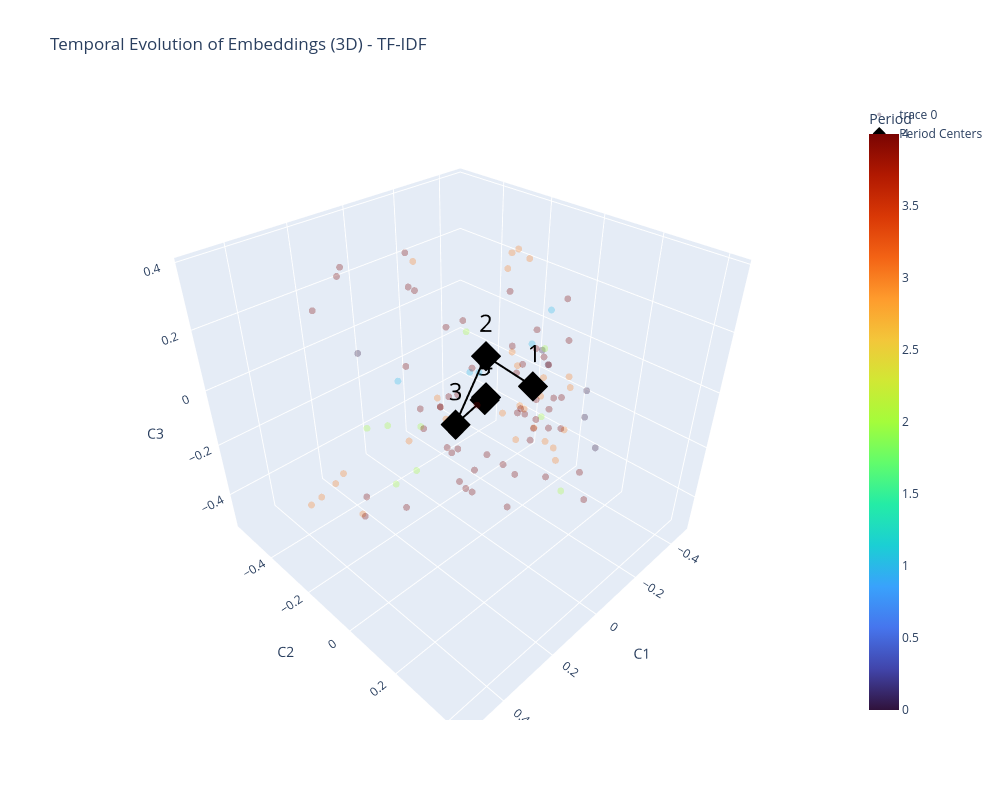
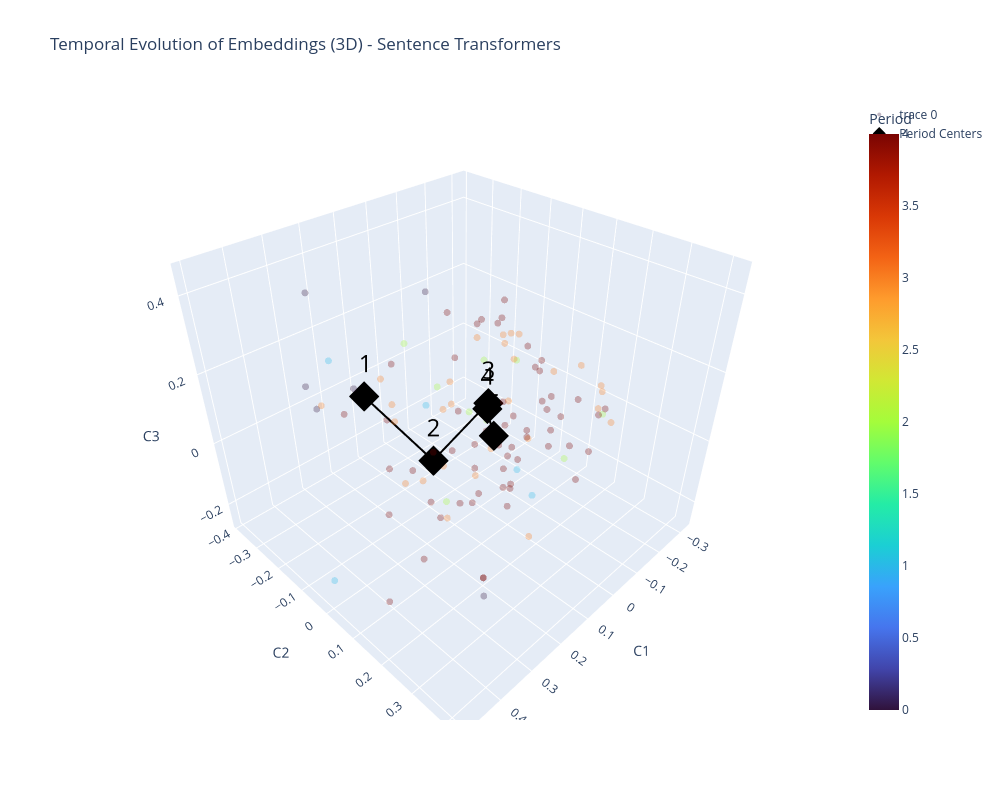
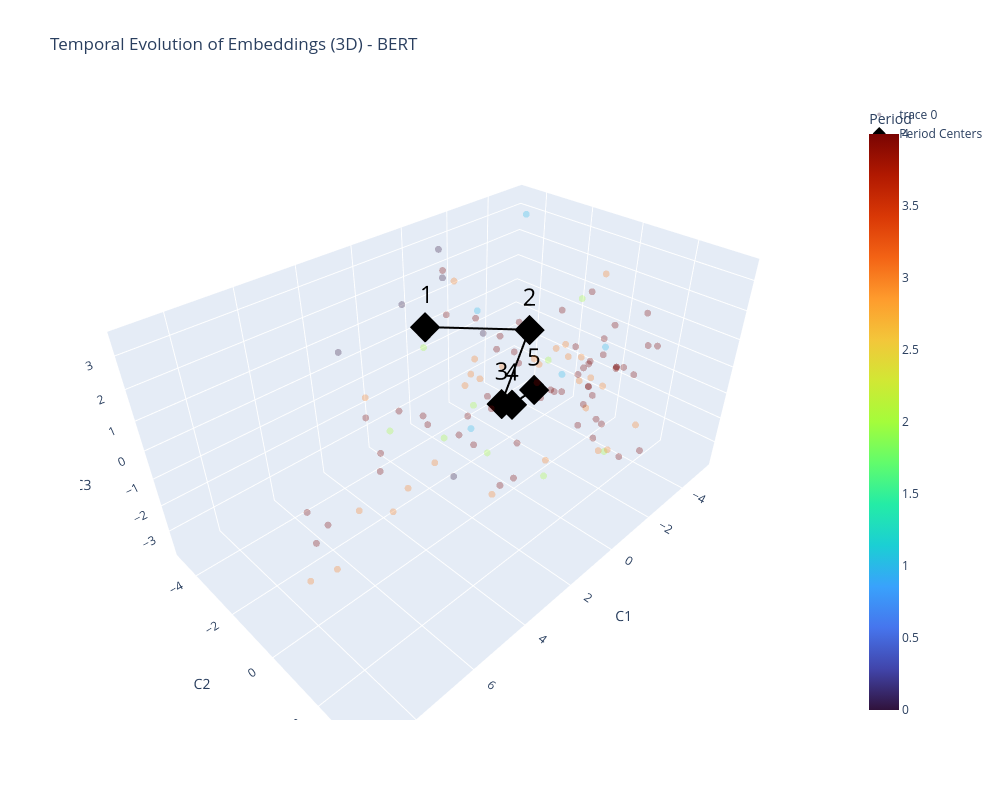
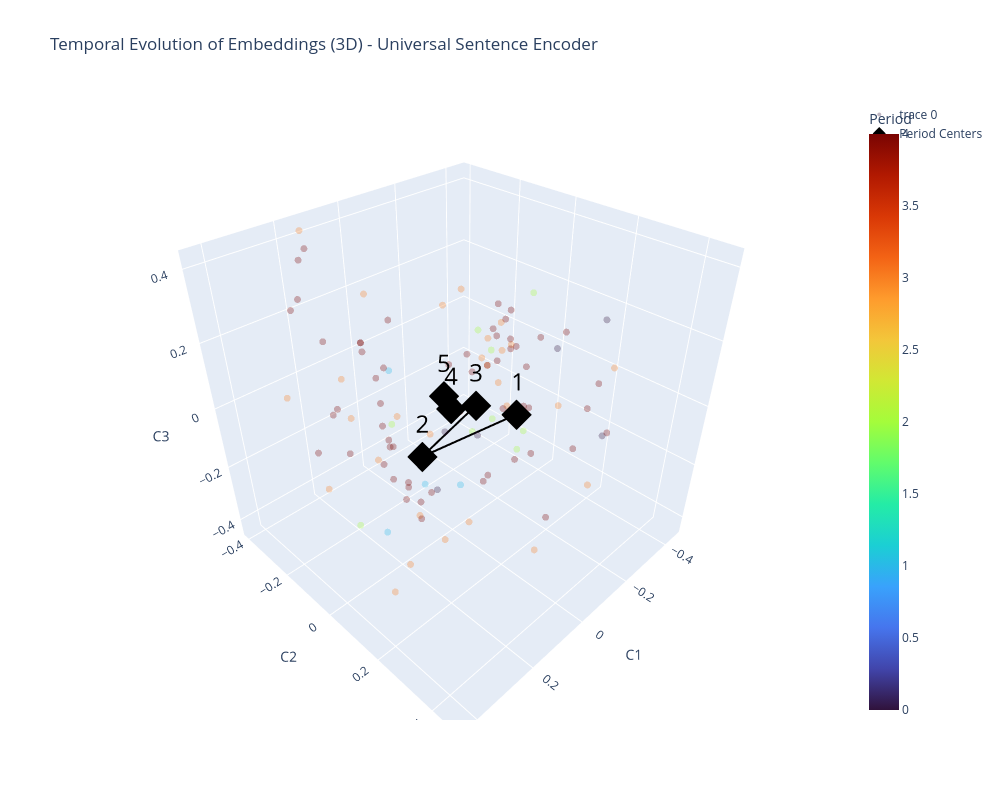

Write notebook code for charts like these, in order.
### Code cell
import numpy as np
import pandas as pd
import plotly.graph_objects as go
from sklearn.decomposition import PCA

# Assume embedding_methods is a dict: {method_name: embeddings}
# and years is your array of years (same length as each embedding array)

for method_name, embeddings in embedding_methods.items():
    # 1. Reduce to 3D (PCA, but you can swap in UMAP if you want)
    pca = PCA(n_components=3)
    embeddings_3d = pca.fit_transform(embeddings)
    
    # 2. Assign period labels (fifths)
    unique_years = sorted(np.unique(years))
    if len(unique_years) >= 5:
        fifth_size = len(unique_years) // 5
        periods = [
            unique_years[:fifth_size],
            unique_years[fifth_size:2*fifth_size],
            unique_years[2*fifth_size:3*fifth_size],
            unique_years[3*fifth_size:4*fifth_size],
            unique_years[4*fifth_size:]
        ]
    else:
        periods = [[year] for year in unique_years]

    period_for_point = []
    for i, period_years in enumerate(periods):
        period_for_point.extend([i] * np.sum(np.isin(years, period_years)))

    # 3. Create DataFrame
    df = pd.DataFrame(embeddings_3d, columns=['C1', 'C2', 'C3'])
    df['period'] = period_for_point
    df['year'] = years

    # 4. Calculate average embedding for each period
    periods_sorted = sorted(df['period'].unique())
    average_embeddings = []
    for period in periods_sorted:
        period_embeddings = df[df['period'] == period][['C1', 'C2', 'C3']].to_numpy()
        avg_embedding = np.mean(period_embeddings, axis=0)
        average_embeddings.append(avg_embedding)
    average_embeddings = np.array(average_embeddings)

    # 5. Plot
    fig = go.Figure()

    # Add scatter points for all embeddings, colored by period
    fig.add_trace(go.Scatter3d(
        x=df['C1'],
        y=df['C2'],
        z=df['C3'],
        mode='markers',
        marker=dict(
            size=4,
            color=df['period'],
            colorscale='turbo',
            opacity=0.3,
            colorbar=dict(title='Period')
        ),
        text=[f"Year: {y}" for y in df['year']],
        hoverinfo='text'
    ))

    # Add lines for period averages
    for i in range(len(average_embeddings) - 1):
        fig.add_trace(go.Scatter3d(
            x=[average_embeddings[i, 0], average_embeddings[i + 1, 0]],
            y=[average_embeddings[i, 1], average_embeddings[i + 1, 1]],
            z=[average_embeddings[i, 2], average_embeddings[i + 1, 2]],
            mode='lines',
            line=dict(color='black', width=4),
            showlegend=False
        ))

    # Add average points as black markers
    fig.add_trace(go.Scatter3d(
        x=average_embeddings[:, 0],
        y=average_embeddings[:, 1],
        z=average_embeddings[:, 2],
        mode='markers',
        marker=dict(size=10, color='black', symbol='diamond'),
        name='Period Centers'
    ))

    # Add period numbers as text at the average points
    period_labels = [str(i+1) for i in range(len(average_embeddings))]
    fig.add_trace(go.Scatter3d(
        x=average_embeddings[:, 0],
        y=average_embeddings[:, 1],
        z=average_embeddings[:, 2],
        mode='text',
        text=period_labels,
        textfont=dict(
            size=24,
            color='black',
        ),
        showlegend=False
    ))

    fig.update_layout(
        title=f"Temporal Evolution of Embeddings (3D) - {method_name}",
        scene=dict(
            xaxis_title='C1',
            yaxis_title='C2',
            zaxis_title='C3'
        ),
        width=1000,
        height=800
    )

    fig.show()

### Figure 1 — Plotly figure (JSON) as saved in the notebook; plotly's stock layout.template omitted (floating-point values rounded to 4 significant figures)
{"data": [{"hoverinfo": "text", "marker": {"color": [0, 0, 0, 0, 0, 0, 1, 1, 1, 1, 1, 2, 2, 2, 2, 2, 2, 2, 2, 2, 3, 3, 3, 3, 3, 3, 3, 3, 3, 3, 3, 3, 3, 3, 3, 3, 3, 3, 3, 3, 3, 3, 3, 3, 3, 3, 3, 3, 3, 4, 4, 4, 4, 4, 4, 4, 4, 4, 4, 4, 4, 4, 4, 4, 4, 4, 4, 4, 4, 4, 4, 4, 4, 4, 4, 4, 4, 4, 4, 4, 4, 4, 4, 4, 4, 4, 4, 4, 4, 4, 4, 4, 4, 4, 4, 4, 4, 4, 4, 4, 4, 4, 4, 4, 4, 4, 4], "colorbar": {"title": {"text": "Period"}}, "colorscale": [[0, "#30123b"], [0.07143, "#4145ab"], [0.1429, "#4675ed"], [0.2143, "#39a2fc"], [0.2857, "#1bcfd4"], [0.3571, "#24eca6"], [0.4286, "#61fc6c"], [0.5, "#a4fc3b"], [0.5714, "#d1e834"], [0.6429, "#f3c63a"], [0.7143, "#fe9b2d"], [0.7857, "#f36315"], [0.8571, "#d93806"], [0.9286, "#b11901"], [1, "#7a0402"]], "opacity": 0.3, "size": 4}, "mode": "markers", "text": ["Year: 1972", "Year: 1973", "Year: 1976", "Year: 1977", "Year: 1977", "Year: 1983", "Year: 1988", "Year: 1998", "Year: 2000", "Year: 2003", "Year: 2005", "Year: 2006", "Year: 2006", "Year: 2007", "Year: 2007", "Year: 2007", "Year: 2008", "Year: 2009", "Year: 2009", "Year: 2010", "Year: 2011", "Year: 2011", "Year: 2011", "Year: 2011", "Year: 2012", "Year: 2012", "Year: 2012", "Year: 2012", "Year: 2013", "Year: 2013", "Year: 2013", "Year: 2013", "Year: 2013", "Year: 2014", "Year: 2014", "Year: 2014", "Year: 2014", "Year: 2014", "Year: 2014", "Year: 2015", "Year: 2015", "Year: 2015", "Year: 2015", "Year: 2015", "Year: 2015", "Year: 2015", "Year: 2015", "Year: 2015", "Year: 2015", "Year: 2016", "Year: 2016", "Year: 2016", "Year: 2016", "Year: 2016", "Year: 2016", "Year: 2016", "Year: 2016", "Year: 2016", "Year: 2017", "Year: 2017", "Year: 2017", "Year: 2017", "Year: 2017", "Year: 2017", "Year: 2017", "Year: 2017", "Year: 2017", "Year: 2017", "Year: 2018", "Year: 2018", "Year: 2018", "Year: 2018", "Year: 2018", "Year: 2018", "Year: 2018", "Year: 2018", "Year: 2018", "Year: 2018", "Year: 2018", "Year: 2018", "Year: 2018", "Year: 2018", "Year: 2018", "Year: 2019", "Year: 2019", "Year: 2019", "Year: 2019", "Year: 2019", "Year: 2019", "Year: 2019", "Year: 2020", "Year: 2020", "Year: 2020", "Year: 2020", "Year: 2020", "Year: 2020", "Year: 2020", "Year: 2020", "Year: 2020", "Year: 2020", "Year: 2020", "Year: 2020", "Year: 2020", "Year: 2020", "Year: 2020", "Year: 2020", "Year: 2020"], "type": "scatter3d", "x": [-0.02585, -0.09495, -0.1037, -0.02993, -0.08149, 0.1919, 0.01918, -0.0664, 0.1664, -0.2423, -0.03293, 0.3033, -0.01111, -0.06846, 0.2467, 0.0257, 0.2745, 0.26, -0.1288, 0.2656, 0.1849, 0.5139, 0.04715, 0.09608, -0.09391, -0.1129, -0.01484, -0.1786, 0.0886, -0.0198, -0.4425, -0.2937, -0.1724, -0.2041, 0.07692, -0.07211, 0.4294, 0.06549, -0.1342, 0.08131, 0.454, 0.06826, 0.4281, -0.01069, -0.05245, 0.5004, -0.2187, -0.386, -0.2907, -0.2372, -0.4677, -0.365, 0.4023, 0.09182, -0.2329, -0.3807, -0.1405, 0.0671, -0.2067, 0.1758, 0.05563, -0.2847, -0.2847, 0.1088, 0.05894, 0.06305, 0.07239, -0.2224, -0.1941, 0.01953, -0.06818, 0.07069, 0.2059, 0.3973, -0.01451, -0.07772, 0.1452, 0.297, -0.2151, -0.4043, 0.1415, 0.1763, -0.2747, 0.09033, -0.05882, 0.2183, -0.2175, -0.1712, -0.01484, -0.0339, 0.1097, 0.1256, -0.08709, -0.3041, -0.3091, -0.02425, 0.1987, -0.1977, 0.09941, 0.2524, 0.06655, 0.1674, -0.03051, 0.1976, 0.0247, 0.02285, 0.193], "y": [0.3251, 0.276, 0.1363, 0.3659, 0.1302, -0.3275, -0.04278, 0.1056, -0.183, 0.0277, -0.05633, -0.04933, -0.08769, 0.1537, -0.1412, 0.3108, -0.202, 0.01468, 0.1017, -0.003101, -0.1255, -0.09979, 0.2889, 0.1525, -0.3979, 0.01994, 0.1552, -0.0521, -0.0697, 0.1135, -0.1085, 0.0756, -0.08324, -0.09756, -0.1172, 0.03201, -0.04304, 0.1763, 0.1879, 0.3241, -0.1189, 0.2017, -0.1152, 0.1755, 0.1582, -0.1817, -0.04415, -0.09374, 0.08498, 0.1023, -0.1981, -0.02925, -0.0555, 0.4289, -0.0115, 8.417e-05, 0.005727, -0.04342, 0.008014, 0.04328, -0.09897, -0.4936, -0.4936, 0.06611, 0.1739, 0.008323, -0.5447, 0.02847, 0.06955, -0.07005, 0.1784, -0.568, 0.05663, -0.07828, 0.1373, -0.414, 0.1073, -0.01743, 0.07158, -0.1281, -0.1201, 0.09812, 0.05775, 0.1567, 0.08329, 0.1633, 0.01406, -0.07048, 0.1552, 0.1219, -0.145, 0.3305, 0.01902, -0.1177, -0.06086, 0.2487, -0.5269, -0.05423, -0.0462, 0.1504, 0.3903, 0.244, -0.01532, -0.1078, -0.2858, -0.2614, 0.08446], "z": [0.08651, 0.1119, 0.1275, 0.007073, 0.1803, 0.0918, 0.07776, 0.196, 0.0511, 0.2032, 0.04747, -0.1668, 0.178, -0.02112, -0.04162, -0.1407, -0.06828, 0.04369, 0.1535, -0.1125, -0.1211, -0.1137, 0.006826, 0.07376, 0.2652, 0.06911, 0.08413, 0.3842, -0.06337, 0.02099, -0.4556, -0.2275, 0.3183, 0.3516, -0.01821, 0.137, -0.1923, -0.01689, 0.09784, 0.005365, -0.1152, 0.09759, -0.09348, -0.01788, 0.05831, -0.2031, 0.3461, -0.148, -0.05903, 0.1352, -0.5124, -0.1892, -0.1555, -0.05423, 0.06296, -0.3078, -0.1186, 0.02421, 0.145, -0.07496, 0.2142, -0.4157, -0.4157, -0.1627, -0.1442, 0.1336, 0.2525, 0.05511, 0.05804, 0.2319, 0.01709, 0.214, -0.03258, -0.2456, 0.006951, 0.2934, 0.1009, -0.2376, -0.1811, -0.3478, -0.02607, -0.1703, 0.2378, -0.1004, 0.125, -0.1162, -0.1028, 0.2527, 0.08413, 0.08275, -0.1263, -0.01887, 0.1446, -0.2457, -0.3014, 0.1114, 0.1586, -0.02726, 0.03173, -0.06653, -0.003514, -0.1501, -0.2313, 0.147, 0.2595, 0.2561, -0.02902]}, {"line": {"color": "black", "width": 4}, "mode": "lines", "showlegend": false, "type": "scatter3d", "x": [-0.024, -0.03122], "y": [0.151, -0.02977], "z": [0.1008, 0.1151]}, {"line": {"color": "black", "width": 4}, "mode": "lines", "showlegend": false, "type": "scatter3d", "x": [-0.03122, 0.1297], "y": [-0.02977, 0.01084], "z": [0.1151, -0.01953]}, {"line": {"color": "black", "width": 4}, "mode": "lines", "showlegend": false, "type": "scatter3d", "x": [0.1297, 0.01162], "y": [0.01084, 0.01373], "z": [-0.01953, 0.01623]}, {"line": {"color": "black", "width": 4}, "mode": "lines", "showlegend": false, "type": "scatter3d", "x": [0.01162, -0.02076], "y": [0.01373, -0.0216], "z": [0.01623, -0.02544]}, {"marker": {"color": "black", "size": 10, "symbol": "diamond"}, "mode": "markers", "name": "Period Centers", "type": "scatter3d", "x": [-0.024, -0.03122, 0.1297, 0.01162, -0.02076], "y": [0.151, -0.02977, 0.01084, 0.01373, -0.0216], "z": [0.1008, 0.1151, -0.01953, 0.01623, -0.02544]}, {"mode": "text", "showlegend": false, "text": ["1", "2", "3", "4", "5"], "textfont": {"color": "black", "size": 24}, "type": "scatter3d", "x": [-0.024, -0.03122, 0.1297, 0.01162, -0.02076], "y": [0.151, -0.02977, 0.01084, 0.01373, -0.0216], "z": [0.1008, 0.1151, -0.01953, 0.01623, -0.02544]}], "layout": {"height": 800, "scene": {"xaxis": {"title": {"text": "C1"}}, "yaxis": {"title": {"text": "C2"}}, "zaxis": {"title": {"text": "C3"}}}, "title": {"text": "Temporal Evolution of Embeddings (3D) - TF-IDF"}, "width": 1000}}

### Figure 2 — Plotly figure (JSON) as saved in the notebook; plotly's stock layout.template omitted (floating-point values rounded to 4 significant figures)
{"data": [{"hoverinfo": "text", "marker": {"color": [0, 0, 0, 0, 0, 0, 1, 1, 1, 1, 1, 2, 2, 2, 2, 2, 2, 2, 2, 2, 3, 3, 3, 3, 3, 3, 3, 3, 3, 3, 3, 3, 3, 3, 3, 3, 3, 3, 3, 3, 3, 3, 3, 3, 3, 3, 3, 3, 3, 4, 4, 4, 4, 4, 4, 4, 4, 4, 4, 4, 4, 4, 4, 4, 4, 4, 4, 4, 4, 4, 4, 4, 4, 4, 4, 4, 4, 4, 4, 4, 4, 4, 4, 4, 4, 4, 4, 4, 4, 4, 4, 4, 4, 4, 4, 4, 4, 4, 4, 4, 4, 4, 4, 4, 4, 4, 4], "colorbar": {"title": {"text": "Period"}}, "colorscale": [[0, "#30123b"], [0.07143, "#4145ab"], [0.1429, "#4675ed"], [0.2143, "#39a2fc"], [0.2857, "#1bcfd4"], [0.3571, "#24eca6"], [0.4286, "#61fc6c"], [0.5, "#a4fc3b"], [0.5714, "#d1e834"], [0.6429, "#f3c63a"], [0.7143, "#fe9b2d"], [0.7857, "#f36315"], [0.8571, "#d93806"], [0.9286, "#b11901"], [1, "#7a0402"]], "opacity": 0.3, "size": 4}, "mode": "markers", "text": ["Year: 1972", "Year: 1973", "Year: 1976", "Year: 1977", "Year: 1977", "Year: 1983", "Year: 1988", "Year: 1998", "Year: 2000", "Year: 2003", "Year: 2005", "Year: 2006", "Year: 2006", "Year: 2007", "Year: 2007", "Year: 2007", "Year: 2008", "Year: 2009", "Year: 2009", "Year: 2010", "Year: 2011", "Year: 2011", "Year: 2011", "Year: 2011", "Year: 2012", "Year: 2012", "Year: 2012", "Year: 2012", "Year: 2013", "Year: 2013", "Year: 2013", "Year: 2013", "Year: 2013", "Year: 2014", "Year: 2014", "Year: 2014", "Year: 2014", "Year: 2014", "Year: 2014", "Year: 2015", "Year: 2015", "Year: 2015", "Year: 2015", "Year: 2015", "Year: 2015", "Year: 2015", "Year: 2015", "Year: 2015", "Year: 2015", "Year: 2016", "Year: 2016", "Year: 2016", "Year: 2016", "Year: 2016", "Year: 2016", "Year: 2016", "Year: 2016", "Year: 2016", "Year: 2017", "Year: 2017", "Year: 2017", "Year: 2017", "Year: 2017", "Year: 2017", "Year: 2017", "Year: 2017", "Year: 2017", "Year: 2017", "Year: 2018", "Year: 2018", "Year: 2018", "Year: 2018", "Year: 2018", "Year: 2018", "Year: 2018", "Year: 2018", "Year: 2018", "Year: 2018", "Year: 2018", "Year: 2018", "Year: 2018", "Year: 2018", "Year: 2018", "Year: 2019", "Year: 2019", "Year: 2019", "Year: 2019", "Year: 2019", "Year: 2019", "Year: 2019", "Year: 2020", "Year: 2020", "Year: 2020", "Year: 2020", "Year: 2020", "Year: 2020", "Year: 2020", "Year: 2020", "Year: 2020", "Year: 2020", "Year: 2020", "Year: 2020", "Year: 2020", "Year: 2020", "Year: 2020", "Year: 2020", "Year: 2020"], "type": "scatter3d", "x": [0.2841, 0.3225, 0.397, 0.204, 0.3306, 0.2704, 0.2079, 0.07491, -0.1691, 0.4952, -0.09659, 0.2936, -0.207, -0.06504, -0.1714, 0.2878, 0.1444, -0.1243, -0.07869, -0.1025, -0.1425, -0.3197, 0.04592, -0.07078, -0.0009571, 0.1125, -0.32, 0.3244, 0.3114, -0.07496, 0.1329, -0.0631, -0.04166, 0.05888, -0.04681, 0.2864, -0.2522, -0.176, 0.07647, -0.1449, -0.2053, -0.008488, -0.07879, -0.2596, -0.2561, -0.1501, -0.2523, 0.1337, 0.0233, -0.1925, 0.1374, 0.1681, -0.0487, -0.09359, 0.4358, 0.1563, -0.07415, -0.1559, -0.06162, -0.09438, -0.1721, 0.2405, 0.2405, -0.1572, -0.1181, 0.01168, -0.07436, 0.2985, 0.2786, -0.1131, 0.07904, 0.07752, -0.2407, -0.1301, -0.235, -0.05111, -0.1651, -0.1643, -0.09077, 0.067, -0.02725, 0.005234, 0.2052, -0.3017, -0.05981, -0.1586, 0.01485, 0.0375, -0.2572, -0.08346, -0.04311, -0.1647, 0.2857, 0.09156, 0.107, 0.1758, -0.1387, -0.07877, -0.1976, -0.07296, 0.07194, 0.207, -0.2013, -0.03485, -0.01335, 0.008603, -0.07448], "y": [-0.2889, -0.08391, -0.1229, 0.02759, -0.2664, 0.2687, -0.3437, -0.1268, -0.0175, 0.013, 0.1003, 0.1746, -0.2486, -0.04448, 0.2399, 0.1474, 0.3622, -0.1136, -0.3853, 0.01732, 0.2439, 0.1312, -0.06805, -0.03127, -0.02189, -0.1809, -0.1616, -0.2186, 0.4173, 0.0004261, 0.007098, -0.1766, -0.1879, -0.3277, 0.01166, 0.0062, 0.18, -0.0536, -0.06416, 0.1026, 0.14, 0.07643, 0.08792, -0.1686, -0.2661, 0.2793, -0.1326, -0.08224, -0.3303, -0.06071, -0.01404, -0.01514, 0.1066, -0.02194, 0.134, -0.09488, 0.03994, -0.2566, -0.08406, -0.04191, 0.00911, 0.2384, 0.2384, 0.0988, 0.09413, 0.07818, 0.04133, -0.02295, -0.1957, -0.007224, -0.2522, 0.04344, -0.01197, 0.24, 0.0226, -0.07262, -0.1637, 0.1694, -0.06918, -0.01252, 0.28, 0.1762, -0.1286, 0.1643, 0.02574, 0.2369, 0.08959, -0.3401, -0.1732, -0.1016, 0.1812, -0.0004127, 0.08462, 0.07847, -0.06839, 0.07197, 0.008169, -0.01063, 0.002115, 0.188, -0.04767, 0.2767, 0.05922, -0.1214, 0.06735, 0.1031, 0.2203], "z": [0.3672, 0.2221, 0.1853, 0.4524, 0.1458, -0.2032, 0.131, 0.03465, -0.2575, -0.1761, -0.2358, 0.03933, -0.1889, -0.04184, 0.06743, 0.3186, 0.1801, 0.08941, 0.04647, 0.1547, 0.1007, 0.03111, 0.1199, -0.1336, -0.1818, -0.2378, 0.07032, 0.1112, 0.1187, 0.2072, -0.2286, -0.05396, -0.06675, 0.01506, -0.07944, 0.1608, 0.06656, 0.09549, -0.1284, 0.1409, 0.1483, 0.2923, -0.03895, 0.0897, 0.04263, 0.07403, -0.1142, -0.1552, -0.08881, -0.1012, -0.2387, -0.1646, 0.01286, 0.3099, -0.1972, -0.1143, -0.2346, 0.02149, -0.143, 0.239, -0.127, -0.1901, -0.1901, -0.0481, 0.0612, 0.1147, -0.2182, -0.1268, 0.07448, -0.1697, 0.1048, -0.1876, 0.08173, -0.02504, -0.05845, -0.2151, 0.1761, 0.08014, -0.1049, -0.2321, -0.02889, 0.2422, -0.1, -0.01924, -0.1646, 0.07026, 0.0532, -0.1406, 0.1423, 0.2181, 0.007165, 0.162, -0.2092, -0.1248, -0.06704, 0.05527, -0.1881, -0.1146, 0.08568, 0.08407, 0.3283, 0.1962, 0.01854, -0.03584, -0.1762, -0.2054, 0.013]}, {"line": {"color": "black", "width": 4}, "mode": "lines", "showlegend": false, "type": "scatter3d", "x": [0.3014, 0.1025], "y": [-0.07763, -0.07492], "z": [0.1949, -0.1007]}, {"line": {"color": "black", "width": 4}, "mode": "lines", "showlegend": false, "type": "scatter3d", "x": [0.1025, -0.002574], "y": [-0.07492, 0.0166], "z": [-0.1007, 0.07393]}, {"line": {"color": "black", "width": 4}, "mode": "lines", "showlegend": false, "type": "scatter3d", "x": [-0.002574, -0.04684], "y": [0.0166, -0.02717], "z": [0.07393, 0.01302]}, {"line": {"color": "black", "width": 4}, "mode": "lines", "showlegend": false, "type": "scatter3d", "x": [-0.04684, -0.0162], "y": [-0.02717, 0.0255], "z": [0.01302, -0.02946]}, {"marker": {"color": "black", "size": 10, "symbol": "diamond"}, "mode": "markers", "name": "Period Centers", "type": "scatter3d", "x": [0.3014, 0.1025, -0.002574, -0.04684, -0.0162], "y": [-0.07763, -0.07492, 0.0166, -0.02717, 0.0255], "z": [0.1949, -0.1007, 0.07393, 0.01302, -0.02946]}, {"mode": "text", "showlegend": false, "text": ["1", "2", "3", "4", "5"], "textfont": {"color": "black", "size": 24}, "type": "scatter3d", "x": [0.3014, 0.1025, -0.002574, -0.04684, -0.0162], "y": [-0.07763, -0.07492, 0.0166, -0.02717, 0.0255], "z": [0.1949, -0.1007, 0.07393, 0.01302, -0.02946]}], "layout": {"height": 800, "scene": {"xaxis": {"title": {"text": "C1"}}, "yaxis": {"title": {"text": "C2"}}, "zaxis": {"title": {"text": "C3"}}}, "title": {"text": "Temporal Evolution of Embeddings (3D) - Sentence Transformers"}, "width": 1000}}

### Figure 3 — Plotly figure (JSON) as saved in the notebook; plotly's stock layout.template omitted (floating-point values rounded to 4 significant figures)
{"data": [{"hoverinfo": "text", "marker": {"color": [0, 0, 0, 0, 0, 0, 1, 1, 1, 1, 1, 2, 2, 2, 2, 2, 2, 2, 2, 2, 3, 3, 3, 3, 3, 3, 3, 3, 3, 3, 3, 3, 3, 3, 3, 3, 3, 3, 3, 3, 3, 3, 3, 3, 3, 3, 3, 3, 3, 4, 4, 4, 4, 4, 4, 4, 4, 4, 4, 4, 4, 4, 4, 4, 4, 4, 4, 4, 4, 4, 4, 4, 4, 4, 4, 4, 4, 4, 4, 4, 4, 4, 4, 4, 4, 4, 4, 4, 4, 4, 4, 4, 4, 4, 4, 4, 4, 4, 4, 4, 4, 4, 4, 4, 4, 4, 4], "colorbar": {"title": {"text": "Period"}}, "colorscale": [[0, "#30123b"], [0.07143, "#4145ab"], [0.1429, "#4675ed"], [0.2143, "#39a2fc"], [0.2857, "#1bcfd4"], [0.3571, "#24eca6"], [0.4286, "#61fc6c"], [0.5, "#a4fc3b"], [0.5714, "#d1e834"], [0.6429, "#f3c63a"], [0.7143, "#fe9b2d"], [0.7857, "#f36315"], [0.8571, "#d93806"], [0.9286, "#b11901"], [1, "#7a0402"]], "opacity": 0.3, "size": 4}, "mode": "markers", "text": ["Year: 1972", "Year: 1973", "Year: 1976", "Year: 1977", "Year: 1977", "Year: 1983", "Year: 1988", "Year: 1998", "Year: 2000", "Year: 2003", "Year: 2005", "Year: 2006", "Year: 2006", "Year: 2007", "Year: 2007", "Year: 2007", "Year: 2008", "Year: 2009", "Year: 2009", "Year: 2010", "Year: 2011", "Year: 2011", "Year: 2011", "Year: 2011", "Year: 2012", "Year: 2012", "Year: 2012", "Year: 2012", "Year: 2013", "Year: 2013", "Year: 2013", "Year: 2013", "Year: 2013", "Year: 2014", "Year: 2014", "Year: 2014", "Year: 2014", "Year: 2014", "Year: 2014", "Year: 2015", "Year: 2015", "Year: 2015", "Year: 2015", "Year: 2015", "Year: 2015", "Year: 2015", "Year: 2015", "Year: 2015", "Year: 2015", "Year: 2016", "Year: 2016", "Year: 2016", "Year: 2016", "Year: 2016", "Year: 2016", "Year: 2016", "Year: 2016", "Year: 2016", "Year: 2017", "Year: 2017", "Year: 2017", "Year: 2017", "Year: 2017", "Year: 2017", "Year: 2017", "Year: 2017", "Year: 2017", "Year: 2017", "Year: 2018", "Year: 2018", "Year: 2018", "Year: 2018", "Year: 2018", "Year: 2018", "Year: 2018", "Year: 2018", "Year: 2018", "Year: 2018", "Year: 2018", "Year: 2018", "Year: 2018", "Year: 2018", "Year: 2018", "Year: 2019", "Year: 2019", "Year: 2019", "Year: 2019", "Year: 2019", "Year: 2019", "Year: 2019", "Year: 2020", "Year: 2020", "Year: 2020", "Year: 2020", "Year: 2020", "Year: 2020", "Year: 2020", "Year: 2020", "Year: 2020", "Year: 2020", "Year: 2020", "Year: 2020", "Year: 2020", "Year: 2020", "Year: 2020", "Year: 2020", "Year: 2020"], "type": "scatter3d", "x": [3.999, 0.6655, -0.579, 1.658, 4.732, 2.071, 0.4965, 3.104, -0.5181, -4.13, -1.657, 2.716, -4.328, 3.212, -0.4744, 3.706, 1.81, 1.828, -2.567, 0.4939, -2.464, -2.45, 8.28, 6.521, 1.131, 0.6404, -1.812, 1.984, -0.1675, 4.231, -5.303, -3.264, 5.283, 0.9206, -1.8, -0.7256, -3.565, -3.424, -3.25, 5.456, -2.228, 9.01, -1.407, -4.644, 1.066, -2.027, 1.834, -0.4036, 1.764, -1.709, -3.699, 1.729, -1.516, 2.941, 1.562, -0.0698, -1.574, -2.678, -1.185, -0.06381, 2.925, -0.2747, -0.2747, 1.137, -2.856, -1.432, -4.399, 2.125, -1.208, -2.462, 7.909, -3.421, 1.426, -1.914, -1.172, -4.871, -4.969, -2.409, -3.036, -4.143, -0.3474, 1.801, 2.792, -1.539, -2.724, -1.348, 0.7533, 0.2535, -2.585, 7.186, -2.57, 5.992, -0.7088, -3.418, 1.562, 6.234, 0.794, -3.836, -0.8732, -0.7713, 4.475, 1.479, -2.132, 4.214, -3.714, -3.574, -3.237], "y": [-3.516, -2.608, -4.091, -3.351, 1.983, 0.3988, -1.325, 0.9879, 1.164, -3.528, 1.794, -1.245, -1.058, 1.698, 2.948, -1.739, -1.441, 2.561, -0.9359, -1.445, -0.06531, 0.8375, 1.817, 0.3623, -2.655, 1.016, 1.916, 0.01608, 2.029, -2.084, -0.868, 0.8511, 0.8576, -0.7766, -4.102, -3.546, -0.3178, -1.989, -1.164, 0.386, 1.996, 1.844, -1.943, -1.797, -0.01969, 2.963, 2.585, 2.242, -0.3365, 1.513, 1.825, 2.603, 0.05088, -0.9272, 3.158, 2.346, -1.457, -0.3556, -2.391, -1.028, 1.933, 3.093, 3.093, 0.9082, 0.3006, -2.124, 1.964, -0.9341, -4.581, 0.7885, 0.4154, 1.84, -2.84, 1.191, 3.699, 1.371, -0.04942, 1.531, -2.611, -0.5651, -2.527, -0.7879, 0.7894, 1.834, 0.0005701, 1.345, -4.901, -0.04915, 1.195, -1.076, 0.7656, -2.099, -2.551, -1.173, 1.9, 0.9944, 0.6871, 0.3154, 0.167, 3.289, -1.816, 0.2268, 0.939, -1.603, 0.4344, 1.352, 1.279], "z": [1.495, 3.034, 3.102, 2.242, 0.5565, 2.917, 2.356, 0.6525, 0.819, 3.455, 1.532, 2.069, 1.124, 0.2853, -1.034, -0.5508, -1.673, -0.819, -0.4864, -1.072, 0.06566, -1.506, -0.1707, -0.4848, -3.773, 1.783, -2.328, 1.927, 1.153, 0.7145, 1.765, -1.017, -0.1858, 0.4352, -2.625, 2.144, -0.5341, -1.491, -0.4144, -1.206, -2.481, 0.02826, -0.6747, -1.09, -3.601, -0.8672, -0.2468, 1.245, 1.179, -0.3282, 1.886, 1.962, -0.721, -0.2967, 2.653, 1.89, 1.131, -1.535, -1.988, 0.9446, -0.8779, 2.027, 2.027, -2.313, -0.3726, 0.4086, 0.4976, 2.983, 2.017, 0.2618, -0.6155, -0.1963, -1.727, -0.2418, -0.9709, 0.07826, 0.2492, -1.776, -1.543, 1.615, -2.476, -1.209, -0.1736, -1.718, 0.3571, -1.368, -2.902, 1.395, -1.847, -1.052, -0.7621, -3.026, 1.184, 0.9817, 1.832, 1.023, -1.266, 0.3312, -0.6638, -1.202, 0.2745, 0.1179, -1.156, -1.025, -0.1819, -0.2096, -0.1354]}, {"line": {"color": "black", "width": 4}, "mode": "lines", "showlegend": false, "type": "scatter3d", "x": [2.091, -0.5409], "y": [-1.864, -0.1814], "z": [2.224, 1.763]}, {"line": {"color": "black", "width": 4}, "mode": "lines", "showlegend": false, "type": "scatter3d", "x": [-0.5409, 0.7108], "y": [-0.1814, -0.07297], "z": [1.763, -0.2397]}, {"line": {"color": "black", "width": 4}, "mode": "lines", "showlegend": false, "type": "scatter3d", "x": [0.7108, 0.3167], "y": [-0.07297, 0.001909], "z": [-0.2397, -0.4226]}, {"line": {"color": "black", "width": 4}, "mode": "lines", "showlegend": false, "type": "scatter3d", "x": [0.3167, -0.4383], "y": [0.001909, 0.2188], "z": [-0.4226, -0.1336]}, {"marker": {"color": "black", "size": 10, "symbol": "diamond"}, "mode": "markers", "name": "Period Centers", "type": "scatter3d", "x": [2.091, -0.5409, 0.7108, 0.3167, -0.4383], "y": [-1.864, -0.1814, -0.07297, 0.001909, 0.2188], "z": [2.224, 1.763, -0.2397, -0.4226, -0.1336]}, {"mode": "text", "showlegend": false, "text": ["1", "2", "3", "4", "5"], "textfont": {"color": "black", "size": 24}, "type": "scatter3d", "x": [2.091, -0.5409, 0.7108, 0.3167, -0.4383], "y": [-1.864, -0.1814, -0.07297, 0.001909, 0.2188], "z": [2.224, 1.763, -0.2397, -0.4226, -0.1336]}], "layout": {"height": 800, "scene": {"xaxis": {"title": {"text": "C1"}}, "yaxis": {"title": {"text": "C2"}}, "zaxis": {"title": {"text": "C3"}}}, "title": {"text": "Temporal Evolution of Embeddings (3D) - BERT"}, "width": 1000}}

### Figure 4 — Plotly figure (JSON) as saved in the notebook; plotly's stock layout.template omitted (floating-point values rounded to 4 significant figures)
{"data": [{"hoverinfo": "text", "marker": {"color": [0, 0, 0, 0, 0, 0, 1, 1, 1, 1, 1, 2, 2, 2, 2, 2, 2, 2, 2, 2, 3, 3, 3, 3, 3, 3, 3, 3, 3, 3, 3, 3, 3, 3, 3, 3, 3, 3, 3, 3, 3, 3, 3, 3, 3, 3, 3, 3, 3, 4, 4, 4, 4, 4, 4, 4, 4, 4, 4, 4, 4, 4, 4, 4, 4, 4, 4, 4, 4, 4, 4, 4, 4, 4, 4, 4, 4, 4, 4, 4, 4, 4, 4, 4, 4, 4, 4, 4, 4, 4, 4, 4, 4, 4, 4, 4, 4, 4, 4, 4, 4, 4, 4, 4, 4, 4, 4], "colorbar": {"title": {"text": "Period"}}, "colorscale": [[0, "#30123b"], [0.07143, "#4145ab"], [0.1429, "#4675ed"], [0.2143, "#39a2fc"], [0.2857, "#1bcfd4"], [0.3571, "#24eca6"], [0.4286, "#61fc6c"], [0.5, "#a4fc3b"], [0.5714, "#d1e834"], [0.6429, "#f3c63a"], [0.7143, "#fe9b2d"], [0.7857, "#f36315"], [0.8571, "#d93806"], [0.9286, "#b11901"], [1, "#7a0402"]], "opacity": 0.3, "size": 4}, "mode": "markers", "text": ["Year: 1972", "Year: 1973", "Year: 1976", "Year: 1977", "Year: 1977", "Year: 1983", "Year: 1988", "Year: 1998", "Year: 2000", "Year: 2003", "Year: 2005", "Year: 2006", "Year: 2006", "Year: 2007", "Year: 2007", "Year: 2007", "Year: 2008", "Year: 2009", "Year: 2009", "Year: 2010", "Year: 2011", "Year: 2011", "Year: 2011", "Year: 2011", "Year: 2012", "Year: 2012", "Year: 2012", "Year: 2012", "Year: 2013", "Year: 2013", "Year: 2013", "Year: 2013", "Year: 2013", "Year: 2014", "Year: 2014", "Year: 2014", "Year: 2014", "Year: 2014", "Year: 2014", "Year: 2015", "Year: 2015", "Year: 2015", "Year: 2015", "Year: 2015", "Year: 2015", "Year: 2015", "Year: 2015", "Year: 2015", "Year: 2015", "Year: 2016", "Year: 2016", "Year: 2016", "Year: 2016", "Year: 2016", "Year: 2016", "Year: 2016", "Year: 2016", "Year: 2016", "Year: 2017", "Year: 2017", "Year: 2017", "Year: 2017", "Year: 2017", "Year: 2017", "Year: 2017", "Year: 2017", "Year: 2017", "Year: 2017", "Year: 2018", "Year: 2018", "Year: 2018", "Year: 2018", "Year: 2018", "Year: 2018", "Year: 2018", "Year: 2018", "Year: 2018", "Year: 2018", "Year: 2018", "Year: 2018", "Year: 2018", "Year: 2018", "Year: 2018", "Year: 2019", "Year: 2019", "Year: 2019", "Year: 2019", "Year: 2019", "Year: 2019", "Year: 2019", "Year: 2020", "Year: 2020", "Year: 2020", "Year: 2020", "Year: 2020", "Year: 2020", "Year: 2020", "Year: 2020", "Year: 2020", "Year: 2020", "Year: 2020", "Year: 2020", "Year: 2020", "Year: 2020", "Year: 2020", "Year: 2020", "Year: 2020"], "type": "scatter3d", "x": [-0.1071, -0.1073, 0.049, -0.2166, 0.1541, -0.06952, 0.08462, 0.0147, 0.2262, 0.02802, 0.0935, -0.1679, 0.3343, -0.1095, -0.3713, -0.1139, -0.3436, -0.06568, 0.254, -0.2318, -0.3172, -0.3631, -0.1292, 0.09224, 0.2455, 0.3549, -0.08908, 0.2239, -0.2647, -0.06058, 0.1547, 0.1569, 0.3124, 0.4205, 0.2265, 0.1048, -0.2994, -0.0929, 0.1754, -0.0681, -0.4165, -0.07082, -0.2272, -0.03665, 0.1961, -0.4482, 0.2514, 0.1987, 0.3857, 0.1913, 0.1616, 0.2646, -0.1453, -0.04442, 0.1858, 0.2491, 0.1946, 0.2241, 0.4305, -0.1443, -0.04262, 0.005321, 0.005321, -0.2622, -0.3122, 0.1158, 0.004049, 0.05151, 0.3609, 0.06552, 0.09014, -0.006817, -0.1479, -0.3922, -0.2013, 0.2361, -0.1924, -0.287, 0.1774, 0.1441, 0.08867, -0.1709, 0.3127, -0.2461, -0.04483, -0.2725, 0.1548, 0.2851, -0.08908, -0.06885, -0.1556, -0.1118, 0.09705, 0.2663, 0.2092, 0.03964, 0.07164, 0.1193, -0.08859, -0.4209, -0.03253, -0.2966, -0.1976, 0.00871, -0.01662, -0.01504, -0.3553], "y": [0.4083, 0.2546, 0.1448, 0.311, 0.1367, -0.139, 0.1196, 0.01888, -0.02504, -0.2226, -0.01137, -0.003185, 0.005977, 0.1442, -0.1997, 0.1663, -0.02781, 0.01557, 0.06089, -0.1259, -0.1064, -0.2078, 0.403, 0.3842, -0.01424, 0.157, 0.04563, 0.2049, -0.07044, 0.1822, -0.3878, -0.137, 0.1717, 0.01838, 0.116, 0.1716, -0.1725, -0.1261, -0.01514, 0.3001, -0.1566, 0.4081, -0.0002771, 0.0007402, 0.13, -0.2302, -0.1062, -0.2085, -0.1697, -0.0694, -0.3997, -0.1722, -0.1125, 0.4212, 0.1174, -0.2854, -0.05404, -0.0143, 0.01054, 0.05756, -0.04032, -0.375, -0.375, -0.02537, 0.04124, -0.0062, -0.2752, 0.1702, 0.1892, -0.1927, 0.4635, -0.2693, 0.1464, -0.1392, -0.02337, -0.2091, 0.03055, -0.09784, -0.02476, -0.3925, -0.1022, -0.08938, -0.07043, 0.04745, -0.05477, -0.1045, 0.2805, -0.07797, 0.04563, 0.2259, -0.09523, 0.4173, -0.02822, -0.2966, -0.09249, 0.2624, -0.2203, -0.1283, 0.1418, 0.04844, 0.407, 0.008318, -0.02239, 0.3483, -0.2163, -0.215, -0.1301], "z": [0.05598, 0.234, 1.284e-05, 0.2906, 0.06234, -0.4323, -0.1583, -0.01051, -0.3333, 0.01929, -0.2308, -0.1351, -0.2118, -0.1333, -0.07134, 0.3469, -0.2856, -0.1178, 0.09724, 0.08494, -0.01087, -0.0288, 0.2356, -0.2025, -0.05886, -0.3266, 0.1032, -0.2005, -0.0855, 0.002122, 0.4202, 0.3323, -0.2477, -0.02777, -0.1761, -0.2433, -0.05794, 0.2153, 0.04145, 0.1101, -0.05229, -0.07697, -0.1175, 0.326, 0.07428, -0.01398, 0.0276, 0.07497, 0.124, 0.1385, 0.3385, 0.2302, -0.1521, 0.2405, -0.123, 0.2977, 0.07168, 0.03724, 0.08192, -0.05724, -0.04387, 0.03753, 0.03753, 0.0515, 0.09563, -0.2798, -0.2679, -0.1353, 0.07011, -0.2154, 0.1574, -0.2967, -0.01235, -0.01503, 0.2177, -0.02204, 0.2218, -0.03074, 0.3124, 0.3672, -0.3488, -0.014, 0.1044, -0.1042, 0.08108, 0.08163, 0.01323, -0.0519, 0.1032, -0.07929, 0.04918, 0.0672, -0.3714, 0.2692, 0.212, -0.01608, -0.2939, 0.1105, 0.2007, 0.07215, 0.1722, -0.008983, 0.1209, -0.1728, -0.4171, -0.4352, 0.07153]}, {"line": {"color": "black", "width": 4}, "mode": "lines", "showlegend": false, "type": "scatter3d", "x": [-0.04956, 0.08942], "y": [0.1861, -0.02411], "z": [0.03511, -0.1427]}, {"line": {"color": "black", "width": 4}, "mode": "lines", "showlegend": false, "type": "scatter3d", "x": [0.08942, -0.09059], "y": [-0.02411, 0.004032], "z": [-0.1427, -0.04732]}, {"line": {"color": "black", "width": 4}, "mode": "lines", "showlegend": false, "type": "scatter3d", "x": [-0.09059, 0.02124], "y": [0.004032, 0.02015], "z": [-0.04732, 0.005513]}, {"line": {"color": "black", "width": 4}, "mode": "lines", "showlegend": false, "type": "scatter3d", "x": [0.02124, 0.0008582], "y": [0.02015, -0.02787], "z": [0.005513, 0.01326]}, {"marker": {"color": "black", "size": 10, "symbol": "diamond"}, "mode": "markers", "name": "Period Centers", "type": "scatter3d", "x": [-0.04956, 0.08942, -0.09059, 0.02124, 0.0008582], "y": [0.1861, -0.02411, 0.004032, 0.02015, -0.02787], "z": [0.03511, -0.1427, -0.04732, 0.005513, 0.01326]}, {"mode": "text", "showlegend": false, "text": ["1", "2", "3", "4", "5"], "textfont": {"color": "black", "size": 24}, "type": "scatter3d", "x": [-0.04956, 0.08942, -0.09059, 0.02124, 0.0008582], "y": [0.1861, -0.02411, 0.004032, 0.02015, -0.02787], "z": [0.03511, -0.1427, -0.04732, 0.005513, 0.01326]}], "layout": {"height": 800, "scene": {"xaxis": {"title": {"text": "C1"}}, "yaxis": {"title": {"text": "C2"}}, "zaxis": {"title": {"text": "C3"}}}, "title": {"text": "Temporal Evolution of Embeddings (3D) - Universal Sentence Encoder"}, "width": 1000}}
